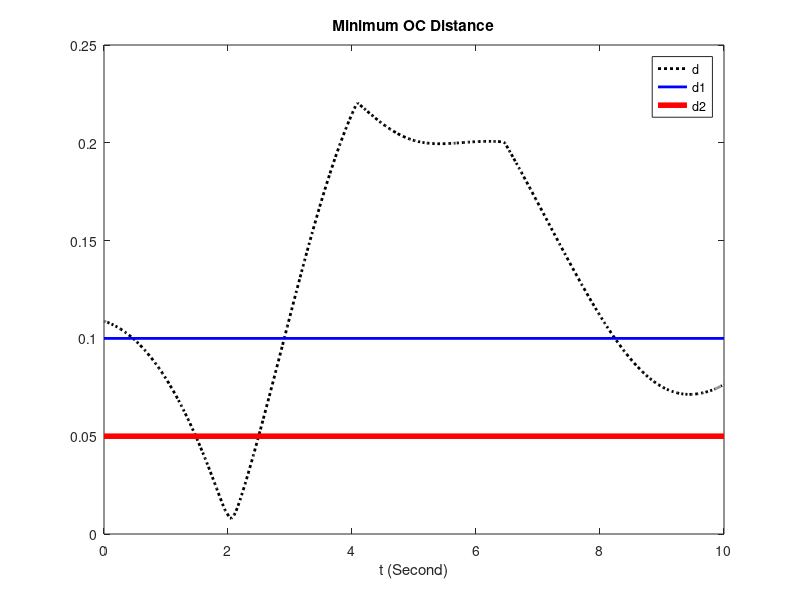
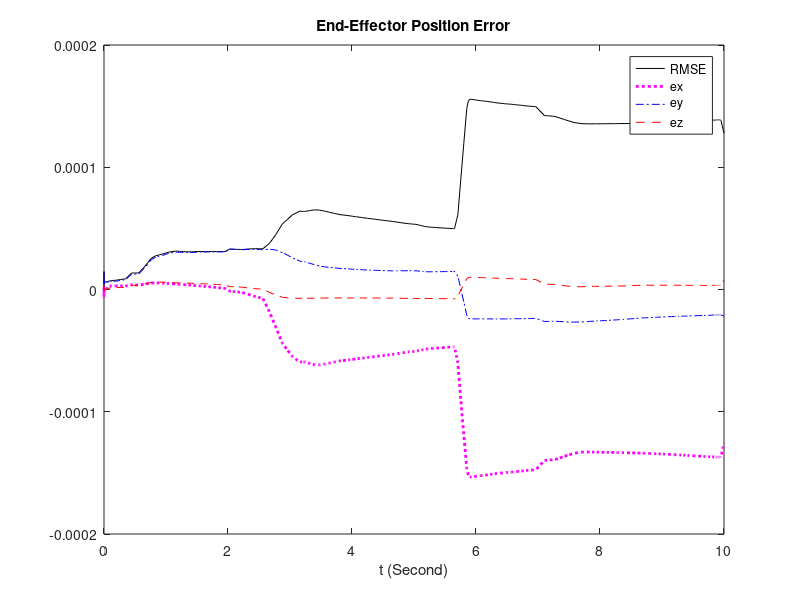
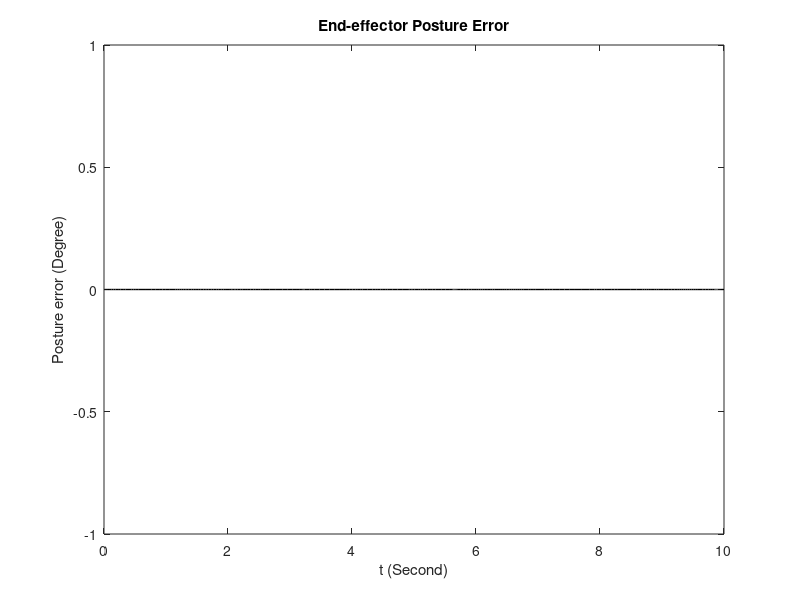
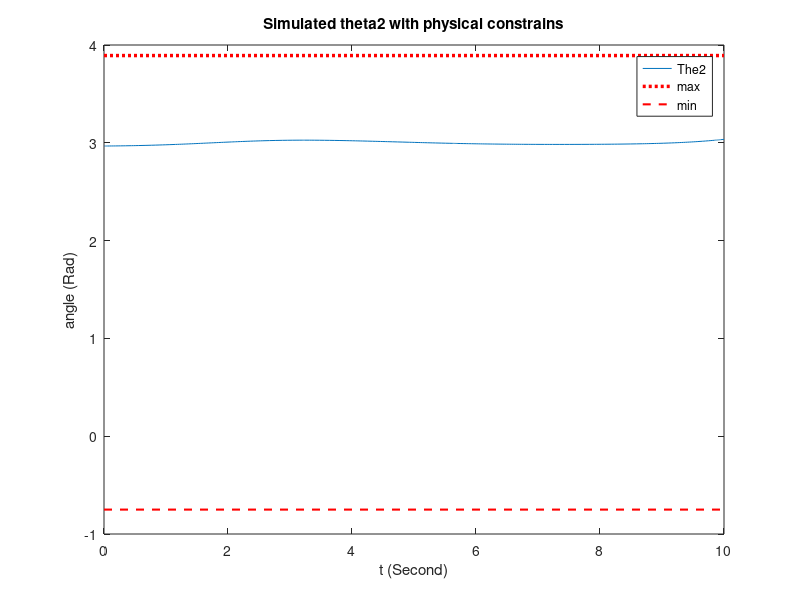

The MATLAB script that drew these images, in order: (Note: this script raises an error after producing the figures.)
%ZXP Plot some important parameters

clear all;
format long;
global d1 d2 lenK T mu r alpha q0;
load SYSdata;

load SRDdata1;
load SRDdata2;
load SRDdata3;

%==plotting angles==
figure;
plot(t,minD,':k','LineWidth',2);hold on;
% axis([0 10 0.04 0.16]);
line([0,10],[d2,d2],'color','blue','LineWidth',2);
line([0,10],[d1,d1],'color','red','LineWidth',4);
title('Minimum OC Distance');
xlabel('t (Second)');
legend('d','d1','d2');

figure;
plot(t,erRMSE,'k');hold on;
plot(t,erposx,':m','LineWidth',2);hold on;
plot(t,erposy,'-.b');hold on;
plot(t,erposz,'--r');hold on;
title('End-Effector Position Error');
xlabel('t (Second)');
legend('RMSE','ex','ey','ez');

figure;
plot(t,zerror,'k','LineWidth',1);hold on;
%axis([0 10 -2.5 2.5]);
title('z axis error');
xlabel('t (Second)');
ylabel('Posture error (Degree)');
title('End-effector Posture Error');

figure;
plot(t,qAll(:,2));hold on;
plot([0,10],[qP(2),qP(2)],'r:', 'LineWidth',2.5);
plot([0,10],[qM(2),qM(2)],'r--', 'LineWidth',1.5);
%axis([0 10 -2.5 2.5]);
title('Simulated theta2 with physical constrains');
xlabel('t (Second)');
ylabel('angle (Rad)');
legend('The2','max','min');

max2 = max(qAll(:,2))
min2 = min(qAll(:,2))

figure;
plot(t,qAll(:,3));hold on;
plot([0,10],[qP(3),qP(3)],'r:', 'LineWidth',2.5);
plot([0,10],[qM(3),qM(3)],'r--', 'LineWidth',1.5);
%axis([0 10 -2.5 2.5]);
title('Simulated theta3 with physical constrains');
xlabel('t (Second)');
ylabel('angle (Rad)');
legend('The3','max','min');

max3 = max(qAll(:,3))
min3 = min(qAll(:,3))

figure;
plot(t,effective_oan,'o');hold on;
title('the number of effective obstacle-link pairs');
xlabel('t (Second)');

figure;
plot3(j7px,j7py,j7pz,':k','LineWidth',2);hold on;
plot3(rx,ry,rz,'r');hold on;
grid on;
xlabel('x');
ylabel('y');
zlabel('z');
% axis([0.15 0.3 -0.5 -0.3]);
legend('End-effector path','Desired path');
title('Desired Path and End-effector Path');

[Ppx,Ppy,Ppz,PpTr]=positionN(qAll(1,:),lenK);
pos_initial=[Ppx Ppy Ppz]
disp('4 finished');
kinova5;